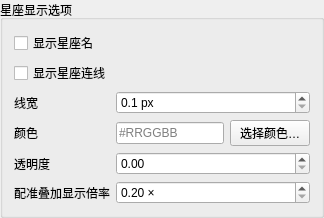
        <widget class="QGroupBox" name="groupBoxConstellationStyle">
         <property name="title"><string>星座显示选项</string></property>
         <layout class="QFormLayout" name="formLayoutConstellationStyle">
          <property name="fieldGrowthPolicy"><enum>QFormLayout::AllNonFixedFieldsGrow</enum></property>
          <item row="0" column="0" colspan="2"><widget class="QCheckBox" name="checkBoxShowConstellationNames"><property name="text"><string>显示星座名</string></property></widget></item>
          <item row="1" column="0" colspan="2"><widget class="QCheckBox" name="checkBoxShowConstellationLines"><property name="text"><string>显示星座连线</string></property></widget></item>
          <item row="2" column="0"><widget class="QLabel" name="labelConstellationLineWidth"><property name="text"><string>线宽</string></property></widget></item>
          <item row="2" column="1">
           <widget class="QDoubleSpinBox" name="doubleSpinBoxConstellationLineWidth">
            <property name="suffix"><string> px</string></property><property name="decimals"><number>1</number></property><property name="minimum"><double>0.100000000000000</double></property><property name="maximum"><double>20.000000000000000</double></property><property name="singleStep"><double>0.100000000000000</double></property>
           </widget>
          </item>
          <item row="3" column="0"><widget class="QLabel" name="labelConstellationLineColor"><property name="text"><string>颜色</string></property></widget></item>
          <item row="3" column="1">
           <widget class="QWidget" name="widgetConstellationColor" native="true">
            <layout class="QHBoxLayout" name="horizontalLayoutConstellationColor">
             <property name="leftMargin"><number>0</number></property><property name="topMargin"><number>0</number></property><property name="rightMargin"><number>0</number></property><property name="bottomMargin"><number>0</number></property>
             <item><widget class="QLineEdit" name="lineEditConstellationLineColor"><property name="maxLength"><number>7</number></property><property name="placeholderText"><string>#RRGGBB</string></property></widget></item>
             <item><widget class="QPushButton" name="pushButtonChooseConstellationColor"><property name="text"><string>选择颜色…</string></property></widget></item>
            </layout>
           </widget>
          </item>
          <item row="4" column="0"><widget class="QLabel" name="labelConstellationOpacity"><property name="text"><string>透明度</string></property></widget></item>
          <item row="4" column="1">
           <widget class="QDoubleSpinBox" name="doubleSpinBoxConstellationLineOpacity">
            <property name="decimals"><number>2</number></property><property name="minimum"><double>0.000000000000000</double></property><property name="maximum"><double>1.000000000000000</double></property><property name="singleStep"><double>0.050000000000000</double></property>
           </widget>
          </item>
          <item row="5" column="0"><widget class="QLabel" name="labelAlignedReferenceScale"><property name="text"><string>配准叠加显示倍率</string></property></widget></item>
          <item row="5" column="1">
           <widget class="QDoubleSpinBox" name="doubleSpinBoxAlignedReferenceScale">
            <property name="suffix"><string> ×</string></property><property name="decimals"><number>2</number></property><property name="minimum"><double>0.200000000000000</double></property><property name="maximum"><double>6.000000000000000</double></property><property name="singleStep"><double>0.100000000000000</double></property>
           </widget>
          </item>
         </layout>
        </widget>
